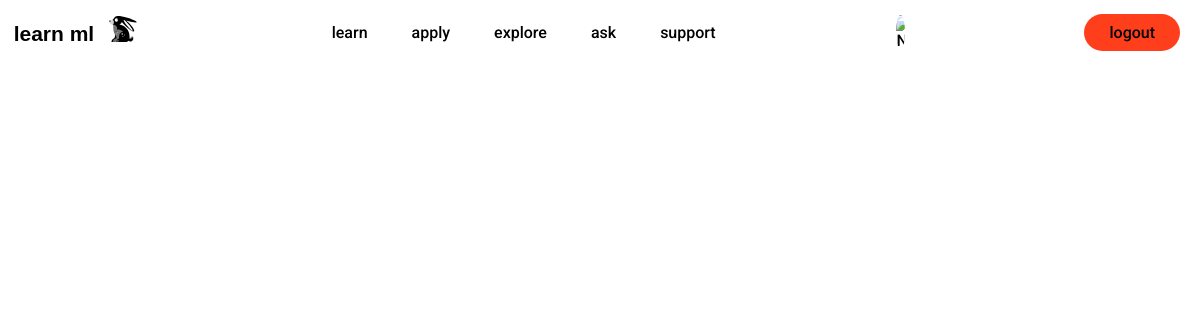
The page /explore/ (signed in) on the database as committed earlier.
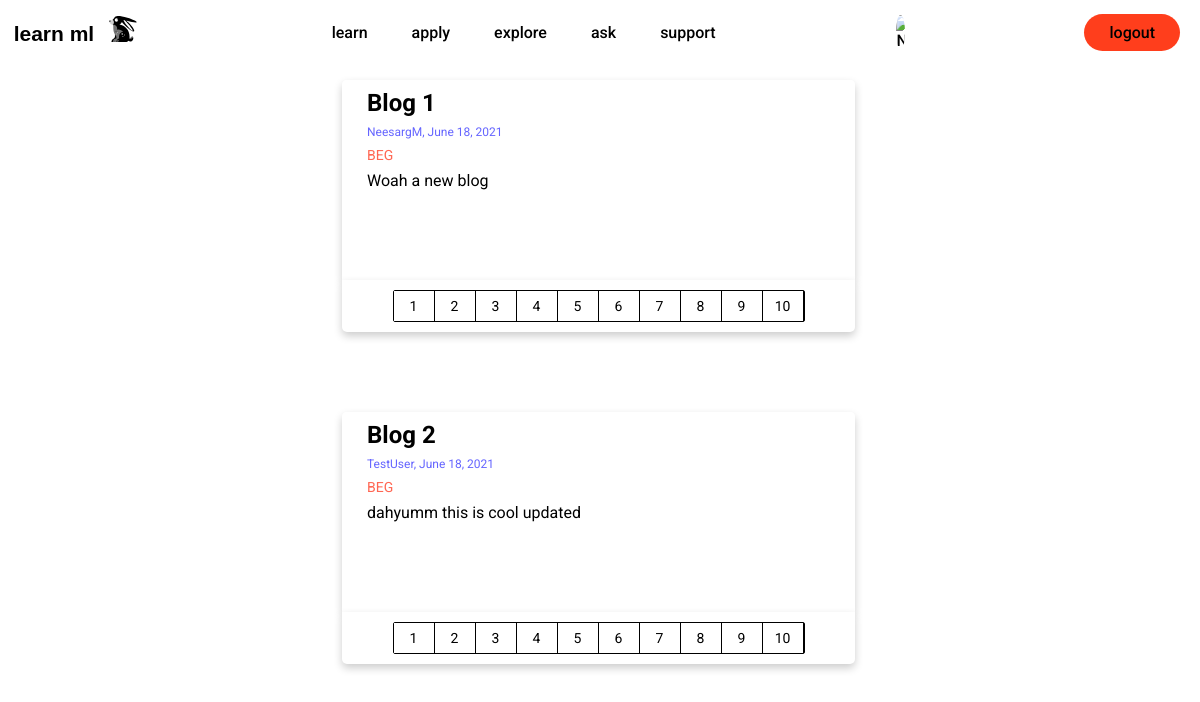
The same page on the database as committed later.
### explore/models.py (models this page shows, shortened)
class Post(models.Model):
	title = models.CharField(max_length=100)
	content = models.TextField()
	date_posted = models.DateTimeField(default=timezone.now)
	author = models.ForeignKey(User, on_delete=models.CASCADE)
	POST_AUDIENCE = [
        ('BEG', 'Beginner'),
        ('INT', 'Intermediate'),
        ('EXP', 'Expert'),
    ]
	audience = models.CharField(max_length=3, choices=POST_AUDIENCE, default='BEG',)

### explore/views.py (the view)
# urls.py: path('explore/', include('explore.urls')),
def explore(request):
	context = {
		'posts': Post.objects.all()
	}
	return render(request, 'explore/explore.html', context)

### explore/templates/explore/explore.html
{% extends "explore/base.html" %}
{% block section %}
<section class="posts-section">
	<div class="posts-content">
		{% for post in posts %}
		<div class="post-card">
			<div class="post-card-container">
				<h2>{{ post.title }}</h2>
				<p class="post-author-and-date">{{ post.author }}, {{ post.date_posted|date:"N d, Y" }}</p>
				<p class="post-audience">{{ post.audience }}</p>
				<p class="post-content">{{ post.content }}</p>
			</div>
		</div>
		<div class="readability-card">
			<div class="readability-card-container">
				<input type="radio" onclick="if(this.checked){console.log(10)}" name="rating" id="rate10{{ forloop.counter0 }}"><label for="rate10{{ forloop.counter0 }}">10</label>
				<input type="radio" onclick="if(this.checked){console.log(9)}" name="rating" id="rate9{{ forloop.counter0 }}"><label for="rate9{{ forloop.counter0 }}">9</label>
				<input type="radio" onclick="if(this.checked){console.log(8)}" name="rating" id="rate8{{ forloop.counter0 }}"><label for="rate8{{ forloop.counter0 }}">8</label>
				<input type="radio" onclick="if(this.checked){console.log(7)}" name="rating" id="rate7{{ forloop.counter0 }}"><label for="rate7{{ forloop.counter0 }}">7</label>
				<input type="radio" onclick="if(this.checked){console.log(6)}" name="rating" id="rate6{{ forloop.counter0 }}"><label for="rate6{{ forloop.counter0 }}">6</label>
				<input type="radio" onclick="if(this.checked){console.log(5)}" name="rating" id="rate5{{ forloop.counter0 }}"><label for="rate5{{ forloop.counter0 }}">5</label>
				<input type="radio" onclick="if(this.checked){console.log(4)}" name="rating" id="rate4{{ forloop.counter0 }}"><label for="rate4{{ forloop.counter0 }}">4</label>
				<input type="radio" onclick="if(this.checked){console.log(3)}" name="rating" id="rate3{{ forloop.counter0 }}"><label for="rate3{{ forloop.counter0 }}">3</label>
				<input type="radio" onclick="if(this.checked){console.log(2)}" name="rating" id="rate2{{ forloop.counter0 }}"><label for="rate2{{ forloop.counter0 }}">2</label>
				<input type="radio" onclick="if(this.checked){console.log(1)}" name="rating" id="rate1{{ forloop.counter0 }}"><label for="rate1{{ forloop.counter0 }}">1</label>
			</div>
		</div>
		{% endfor %}
</section>
{% endblock section %}

### explore/templates/explore/base.html (shortened to what this page needs)
{% load static %}
<!DOCTYPE html>
	<head>
		<link rel="stylesheet" type="text/css" href="{% static 'css/explore_home.css' %}">
	</head>
	<body>
		<section>
			<header>
				<a href="/">
					<img class="logo" src="{% static 'images/logo.svg' %}" alt="logo">
				</a>
				<nav class="navbar">
					<ul class="nav_links">
						<li>
							<a href="/#down">learn</a>
						</li>
						<li>
							<a href="#">apply</a>
						</li>
						<li>
							<a href="/explore">explore</a>
						</li>
						<li>
							<a href="#">ask</a>
						</li>
						<li>
							<a href="#">support</a>
						</li>
					</ul>
				</nav>
				{% if user.is_authenticated %}
				<a class="cta" href="{% url 'profile' %}">
					<img class="round-account-img-p" src="{{ user.profile.image.url }}" alt="{{ user|make_list|first }}">
				</a>
				<a class="cta" href="{% url 'logout' %}">
					<button class="logoutButton">logout</button>
				</a>
				{% else %}
				<a class="cta" href="{% url 'login' %}">
					<button class="loginButton">login</button>
				</a>
				{% endif %}
			</header>
		</section>
		{% block section %} {% endblock %}
	</body>

### explore/static/css/explore_home.css (style rules this page uses)
* { box-sizing: : border-box; margin: 0; padding: 0; background-color: #fff; }
li, a, button { font-family: "Roboto", sans-serif; font-weight: 500; font-size: 16px; color: #000; text-decoration: none; }
header { display: flex; align-items: center; justify-content: space-between; position: fixed; top: 0; left: 0; z-index: 2; width: 100%; }
.logo { cursor: pointer; }
.nav_links { list-style: none; }
.nav_links li { display: inline-block; padding: 0px 20px; }
.nav_links li a { transition: all 0.4s ease 0s; border-bottom: 3px solid transparent; }
.logoutButton { padding: 9px 25px; margin-right: 20px; background-color: rgb(255, 62, 28); border: none; border-radius: 50px; cursor: pointer; transition: all 0.4s ease 0s; }
.posts-content { position: relative; width: 95%; display: table; height: 95%; }
.post-card { display: row; position: relative; box-shadow: 0 4px 8px 0 rgba(0,0,0,0.2); border-radius: 5px; border-bottom-left-radius: 0px; border-bottom-right-radius: 0px; overflow: hidden; font-family: "Roboto", sans-serif; width: 45%; height: 200px; margin-left: 30%; margin-top: 80px; }
.readability-card { display: flex; position: relative; justify-content: center; border-radius: 5px; border-top-left-radius: 0px; border-top-right-radius: 0px; box-shadow: 0 4px 8px 0 rgba(0,0,0,0.2); overflow: hidden; font-family: "Roboto", sans-serif; width: 45%; margin-left: 30%; margin-bottom: 10px; }
.readability-card-container { margin: 10px; display: flex; flex-direction: row-reverse; border: 1px solid black; box-sizing: border-box; border-radius: 2px; background: linear-gradient(to right, #f00, #ff0, #0f0); }
.readability-card-container label { display: block; cursor: pointer; width: 40px; height: 30px; display: inline-flex; justify-content: center; align-items: center; transition: 0.5s; background: white; color: black; font-size: 14px; border-right: 1px solid black; }
.post-card-container h2 { padding: 9px 25px; width: 100%; }
.post-author-and-date, .post-content, .post-audience { padding: 9px 25px; margin-top: -10px; }
.post-author-and-date { opacity: 0.6; font-size: 12px; color: blue; }
.post-audience { color: #ff6652; font-size: 14px; }
.round-account-img-p { display: block; border-radius: 100%; width: 32%; height: 32%; transition: all 0.3s ease 0s; }

Rows that differ between the two databases and show on the page:
added Post: title "Blog 1", author "NeesargM", date_posted "June 18, 2021", audience "BEG", content "Woah a new blog"
added Post: title "Blog 2", author "TestUser", date_posted "June 18, 2021", audience "BEG", content "dahyumm this is cool updated"
